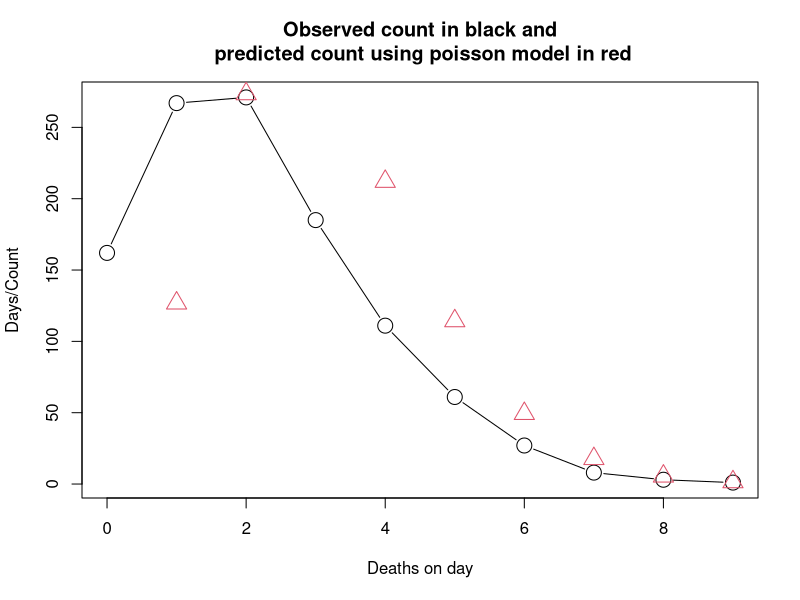
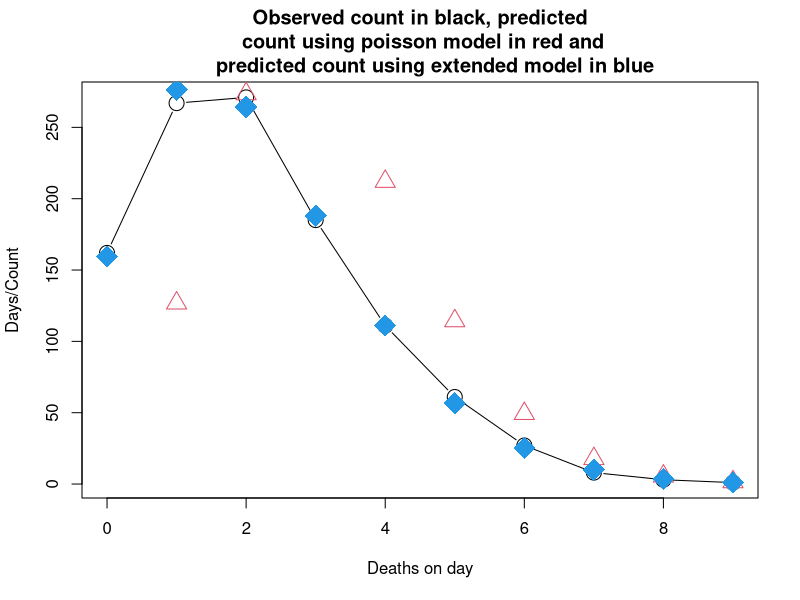

Write the R code that produced these figures, in order.
# Handin 3, based on handin 2

# Old model!
days<-c(162,267,271,185,111,61,27,8,3,1)
deaths<-seq(0,9)
data<-rbind(deaths,days)
num_days=sum(days)
MLE_lambda<- sum(days*deaths)/num_days # the mean

plot(deaths,days,type="b",cex=2, main = " Observed count in black and \n predicted count using poisson model in red",
     ylab="Days/Count",
     xlab="Deaths on day")
points(num_days*dpois(0:9,lambda=MLE_lambda),col=2,cex=2,pch=2)

# Defining initial guesses for MLE:s, based on means from previous gibbs sampling


# Function to calculate value of expected value E_z[loglik]

#Expectation step
Expectation_over_Zis<- function(days,p_old,lambda_old){
  i=seq(1:10)
  a= p_old*(lambda_old[[1]]^(i-1)*exp(-lambda_old[[1]]))
  b=  (1-p_old)*(lambda_old[[2]])^(i-1)*exp(-lambda_old[[2]])
  EZi=days*a/(a+b)
  
  return(EZi)
}

p_old=0.1
lambda_old=c(l1=6,l2=1)
lambda_new=lambda_old
counter=1
while(counter < 200){
  EZis<-Expectation_over_Zis(days,p_old,lambda_old)
  #Maximization step
  p_new<-(1+(sum(EZis)/sum(days-EZis)))^-1
  lambda_new[[1]]=sum(0:9*EZis)/(1+sum(EZis))
  lambda_new[[2]]=sum(0:9*(days-EZis))/(1+sum(days-EZis))
  # Stopping criteria
  if (abs(p_new-p_old)<0.01 & 
      abs(lambda_new[[1]]-lambda_old[[1]]) <0.01 &
      abs(lambda_new[[2]]-lambda_old[[2]]) <0.01){
      break
      } 

  p_old<-p_new
  lambda_old<-lambda_new
  counter=counter+1 # To check steps until convergence
}

# Works GREAT!

 
# Computing probabilities from improved model with MAP parameters.
dist_improved<-num_days*(p_new*dpois(0:9,lambda=lambda_new[[1]])+
                            (1-p_new)*dpois(0:9,lambda=lambda_new[[2]]))
plot(deaths,days,type="b",cex=2, main = " Observed count in black, predicted \n  count using poisson model in red and 
     predicted count using extended model in blue",
     ylab="Days/Count",
     xlab="Deaths on day")
points(num_days*dpois(0:9,lambda=MLE_lambda),col=2,cex=2,pch=2)
points(deaths,dist_improved, col= 4, cex=3,pch=18)

sum()